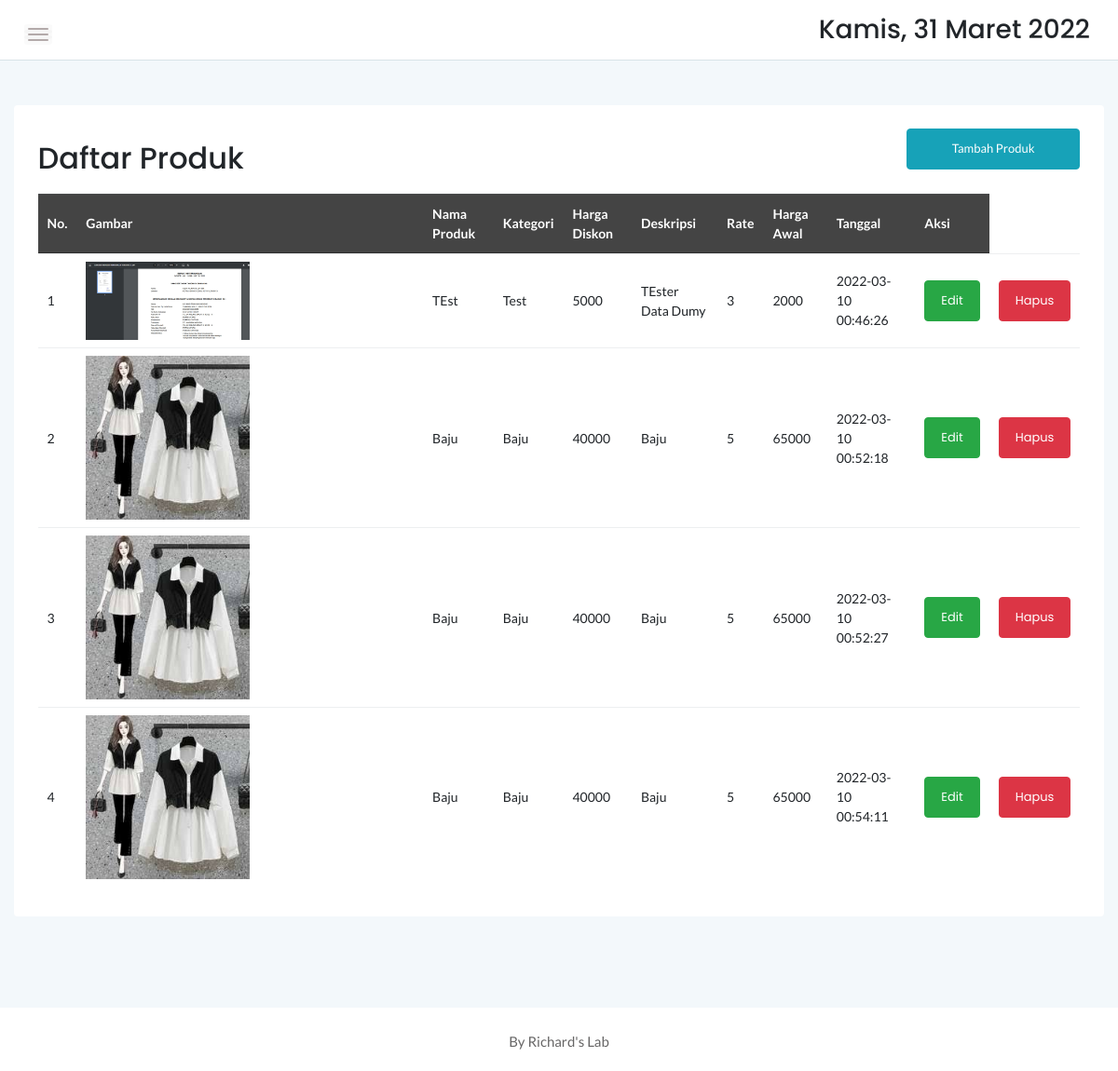
The app's page /admin/produk.php with its own data.
### tables this page shows
CREATE TABLE `produk` (
  `idproduk` int(11) NOT NULL,
  `idkategori` int(11) NOT NULL,
  `namaproduk` varchar(30) NOT NULL,
  `gambar` varchar(100) NOT NULL,
  `deskripsi` varchar(200) NOT NULL,
  `rate` int(11) NOT NULL,
  `hargabefore` int(11) NOT NULL,
  `hargaafter` int(11) NOT NULL,
  `tgldibuat` timestamp NOT NULL DEFAULT current_timestamp()
);

CREATE TABLE `kategori` (
  `idkategori` int(11) NOT NULL,
  `namakategori` varchar(20) NOT NULL,
  `tgldibuat` timestamp NOT NULL DEFAULT current_timestamp()
);

### admin/produk.php (the view, shortened to what this page needs)
<?php
	include '../dbconnect.php';
	?>
<!doctype html>
<html class="no-js" lang="en">
<head>
    <link rel="stylesheet" href="assets/css/bootstrap.min.css">
    <link rel="stylesheet" href="assets/css/font-awesome.min.css">
    <link rel="stylesheet" href="assets/css/themify-icons.css">
    <link rel="stylesheet" href="assets/css/metisMenu.css">
    <link rel="stylesheet" href="assets/css/owl.carousel.min.css">
    <link rel="stylesheet" href="assets/css/slicknav.min.css">
    <link rel="stylesheet" href="https://www.amcharts.com/lib/3/plugins/export/export.css" type="text/css" media="all" />
	<link rel="stylesheet" type="text/css" href="https://cdn.datatables.net/1.10.20/css/jquery.dataTables.min.css">
    <link rel="stylesheet" type="text/css" href="https://cdn.datatables.net/1.10.20/css/jquery.dataTables.css">
    <link rel="stylesheet" type="text/css" href="https://cdn.datatables.net/1.10.20/css/dataTables.bootstrap4.min.css">
    <link rel="stylesheet" type="text/css" href="https://cdn.datatables.net/responsive/2.2.3/css/responsive.bootstrap.min.css">
    <link rel="stylesheet" type="text/css" href="https://cdn.datatables.net/responsive/2.2.3/css/responsive.jqueryui.min.css">
	<link rel="stylesheet" type="text/css" href="https://cdn.datatables.net/buttons/1.5.2/css/buttons.dataTables.min.css">
    <link rel="stylesheet" href="assets/css/typography.css">
    <link rel="stylesheet" href="assets/css/default-css.css">
    <link rel="stylesheet" href="assets/css/styles.css">
    <link rel="stylesheet" href="assets/css/responsive.css">
</head>
<body>
    <div class="page-container">
        <div class="main-content">
            <div class="header-area">
                <div class="row align-items-center">
                    <div class="col-md-6 col-sm-8 clearfix">
                        <div class="nav-btn pull-left">
                            <span></span>
                            <span></span>
                            <span></span>
                        </div>
                    </div>
                    <div class="col-md-6 col-sm-4 clearfix">
                        <ul class="notification-area pull-right">
                            <li><h3><div class="date">
						</b></div></h3>
						</li>
                        </ul>
                    </div>
                </div>
            </div>
            <div class="main-content-inner">
                <div class="row mt-5 mb-5">
                    <div class="col-12">
                        <div class="card">
                            <div class="card-body">
                                <div class="d-sm-flex justify-content-between align-items-center">
									<h2>Daftar Produk</h2>
									<button style="margin-bottom:20px" data-toggle="modal" data-target="#myModal" class="btn btn-info col-md-2">Tambah Produk</button>
                                </div>
                                    <div class="data-tables datatable-dark">
										 <table id="dataTable3" class="display" style="width:100%"><thead class="thead-dark">
											<tr>
												<th>No.</th>
												<th>Gambar</th>
												<th>Nama Produk</th>
												<th>Kategori</th>
												<th>Harga Diskon</th>
												<th>Deskripsi</th>
												<th>Rate</th>
												<th>Harga Awal</th>
												<th>Tanggal</th>
												<th>Aksi</th>
											</tr></thead><tbody>
											<?php
											$brgs=mysqli_query($conn,"SELECT * from kategori k, produk p where k.idkategori=p.idkategori order by idproduk ASC");
											$no=1;
											while($p=mysqli_fetch_array($brgs)){
												?>
												<tr>
													<td><?php echo $no++ ?></td>
													<td><img src="../<?php echo $p['gambar'] ?>" width="50%"\></td>
													<td><?php echo $p['namaproduk'] ?></td>
													<td><?php echo $p['namakategori'] ?></td>
													<td><?php echo $p['hargaafter'] ?></td>
													<td><?php echo $p['deskripsi'] ?></td>
													<td><?php echo $p['rate'] ?></td>
													<td><?php echo $p['hargabefore'] ?></td>
													<td><?php echo $p['tgldibuat'] ?></td>
													<td><a href="editFile.php?id=<?php echo $p['idproduk']?>"><button class="btn btn-success">Edit</button></a></td>
													<td><a href="deleteFile.php?hapus=<?php echo $p['idproduk']?>" name=""><button  onclick="return confirm('Anda yakin ingin menghapus data ?') " class="btn btn-danger">Hapus</button></a></td>
												</tr>
												<?php
											}
											?>
										</tbody>
										</table>
                                    </div>
								 </div>
                            </div>
                        </div>
                    </div>
                </div>
            </div>
        </div>
        <footer>
            <div class="footer-area">
                <p>By Richard's Lab</p>
            </div>
        </footer>
</body>
</html>

### admin/assets/css/styles.css (style rules this page uses)
.page-container { width: 100%; height: 100%; min-height: 100vh; padding-left: 280px; -webkit-transition: padding-left 0.3s ease 0s; transition: padding-left 0.3s ease 0s; }
.card { border: none; border-radius: 4px; background-color: #fff; -webkit-transition: all 0.3s ease 0s; transition: all 0.3s ease 0s; }
.card-body { padding: 25.6px; padding: 1.6rem; }
.main-content { width: 100%; background: #F3F8FB; }
.main-content-inner { padding: 0 30px 50px; }
.header-area { padding: 15px 30px; background: #fff; border-bottom: 1px solid #d8e3e7; }
.nav-btn { margin-right: 30px; margin-top: 10px; cursor: pointer; }
.nav-btn span { display: block; width: 22px; height: 2px; background: #b3aaaa; margin: 4px 0; border-radius: 15px; -webkit-transition: all 0.3s ease 0s; transition: all 0.3s ease 0s; box-shadow: 0 0 0 4px rgba(99, 96, 96, 0.03); }
.notification-area { -webkit-user-select: none; -moz-user-select: none; -ms-user-select: none; user-select: none; position: relative; z-index: 1; }
.notification-area li { display: inline-block; margin-left: 20px; cursor: pointer; -webkit-user-select: none; -moz-user-select: none; -ms-user-select: none; user-select: none; }
.footer-area { text-align: center; padding: 23px 0 19px; background: #fff; }
.footer-area p { color: #676666; margin-bottom: 0; }
.btn { padding: 11px 17px; font-size: 13px; letter-spacing: 0; }
table tr th { border-bottom: none; }
table tr th, table tr td { border-top: 1px solid rgba(120, 130, 140, 0.13) !important; }
table.dataTable thead th, table.dataTable thead td { border-bottom-color: transparent; }
.datatable-dark thead { background: #444; color: #fff; }

### admin/assets/css/responsive.css (style rules this page uses)
@media (min-width: 1200px) and (max-width: 1364px) { .main-content-inner { padding: 0 15px 50px; } }
@media (min-width: 1200px) and (max-width: 1364px) { .page-container, .sbar_collapsed.page-container { padding-left: 0; } }

### records on screen
produk: gambar (picture), namaproduk "TEst", idkategori.namakategori "Test", hargaafter "5000", deskripsi "TEster Data Dumy", rate "3", hargabefore "2000", tgldibuat "2022-03-10 00:46:26"
produk: gambar (picture), namaproduk "Baju", idkategori.namakategori "Baju", hargaafter "40000", deskripsi "Baju", rate "5", hargabefore "65000", tgldibuat "2022-03-10 00:52:18"
produk: gambar (picture), namaproduk "Baju", idkategori.namakategori "Baju", hargaafter "40000", deskripsi "Baju", rate "5", hargabefore "65000", tgldibuat "2022-03-10 00:52:27"
produk: gambar (picture), namaproduk "Baju", idkategori.namakategori "Baju", hargaafter "40000", deskripsi "Baju", rate "5", hargabefore "65000", tgldibuat "2022-03-10 00:54:11"
